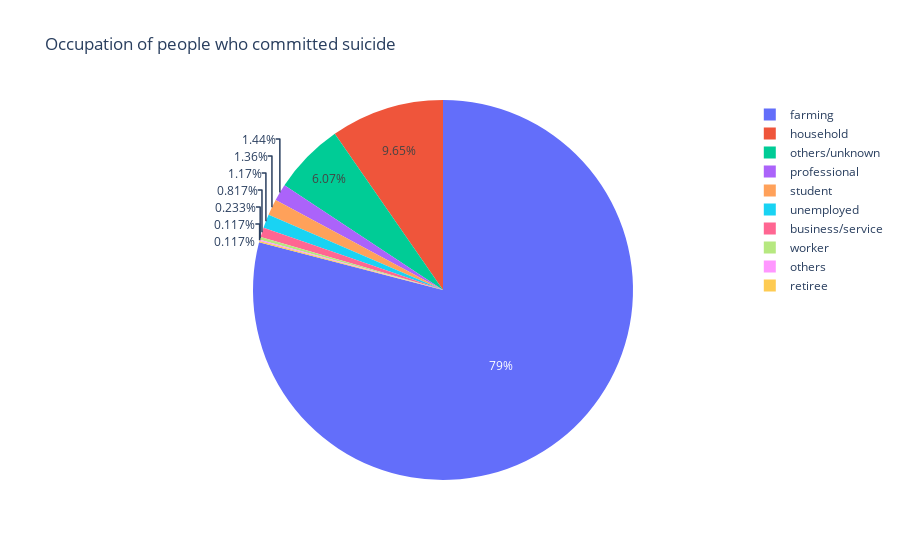

Notebook code cell kept with this figure:
### Code cell
fig = px.pie(Suicide, names='Occupation', title='Occupation of people who committed suicide')
fig.show()

### Figure 1 — Plotly figure (JSON) as saved in the notebook; plotly's stock layout.template omitted (floating-point values rounded to 4 significant figures; data arrays with more than 128 entries replaced by an {"elided": "..."} marker saying what was removed)
{"data": [{"domain": {"x": [0, 1], "y": [0, 1]}, "hovertemplate": "Occupation=%{label}<extra></extra>", "labels": {"elided": "2571 str values"}, "legendgroup": "", "name": "", "showlegend": true, "type": "pie"}], "layout": {"legend": {"tracegroupgap": 0}, "title": {"text": "Occupation of people who committed suicide"}}}
